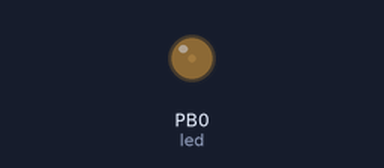
Recording of a sketch running on a simulated ATtiny85, built with avr-gcc and run on an emulated ATtiny85. On the bench: output pins drawn as LEDs (lit = HIGH).

Above: at 0.05 s.
At 0.25 s:
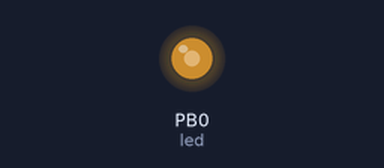
At 0.35 s:
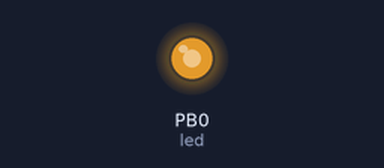
At 0.7 s:
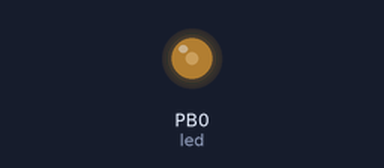
Timing chart, 0 to 3.0 s (numbered marks = the images above):
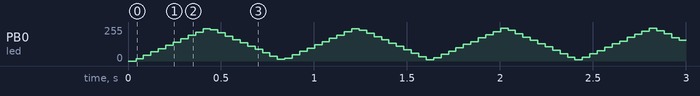

The sketch:

ATTiny85_Blink_PWM.ino
```cpp
/*
  Code for ATtiny PWM
  fades LEDs on all five pins on and off using software PWM

  Source from: http://www.kobakant.at/DIY/?p=3393
 */
#if ARDUINO >= 100
 #include "Arduino.h"
#else
 #include "WProgram.h"
#endif

#include <wiring.h>

//#define fadeSpeed 20
#define fadeSpeed 6

int led = 0;

void setup()
{
  /* initialize the digital pin as an output.*/
  pinMode(led, OUTPUT);
}

void loop()
{
  for(int fade=1;fade<254;fade++)
  {
   /*fade on*/
   softPWM(led, fade, fadeSpeed);
  }

  for(int fade=254;fade>1;fade--)
  {
    /*fade off*/
    softPWM(led, fade, fadeSpeed);
  }
}

void softPWM(int pin, int freq, int sp)
{
  /* software PWM function that fakes analog output */
  digitalWrite(pin,HIGH); /*on*/
  delayMicroseconds(sp*freq);
  digitalWrite(pin,LOW); /*off*/
  delayMicroseconds(sp*(255-freq));
}
```
